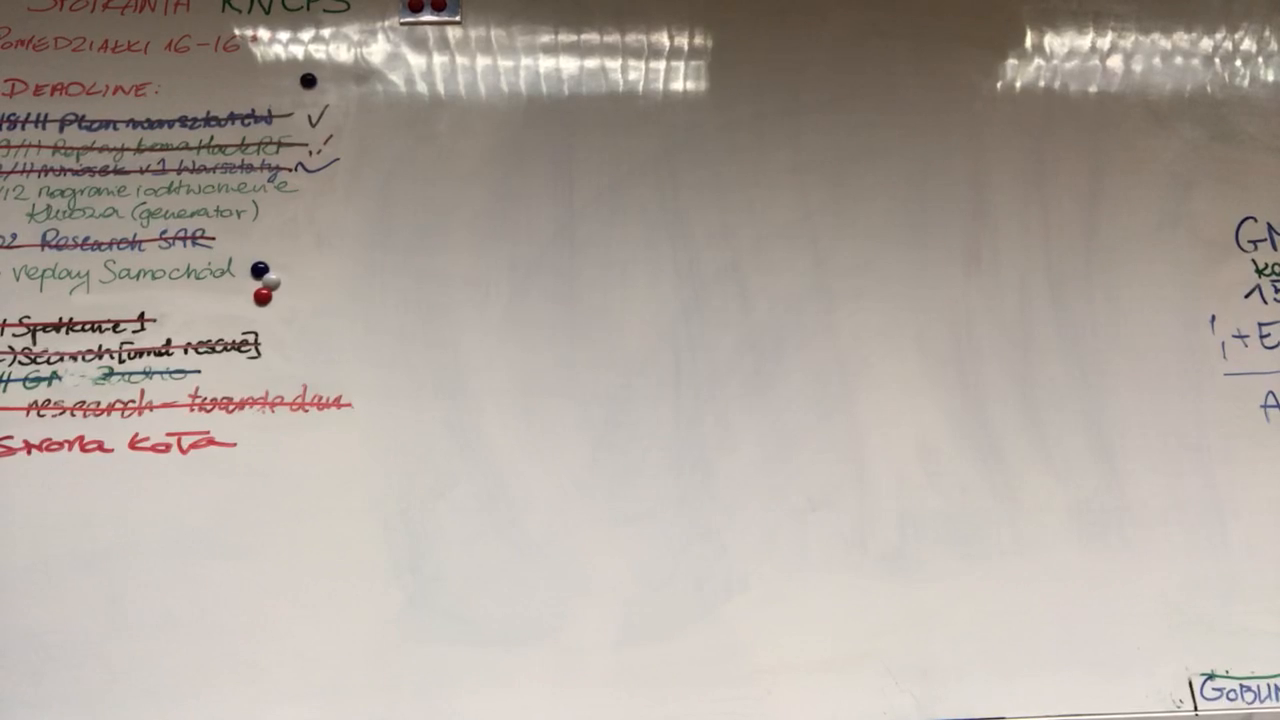
#> input picture frame 9 of ball.MOV, 1280 x 720 px, given in place of kalk.MOV, which was not available
$ python motion_detection.py
#> lines starting #> are read from the running program, lines starting #| are printed output that depends on the picture; after the words box and inside, x2 and y2 are one past the last pixel; in counts of white or black regions, pixels touching at a corner belong together; pictures that were not available may be replaced by others from this repository, and a replacement may not be noted
#> the answer given: 1
import cv2

mog2 = cv2.createBackgroundSubtractorMOG2()
gmg = cv2.bgsegm.createBackgroundSubtractorGMG()
mog = cv2.bgsegm.createBackgroundSubtractorMOG()
cnt = cv2.bgsegm.createBackgroundSubtractorCNT()
gsoc = cv2.bgsegm.createBackgroundSubtractorGSOC()
lsbp = cv2.bgsegm.createBackgroundSubtractorLSBP()
knn = cv2.createBackgroundSubtractorKNN()

def backgroundSubtraction(bg_sub, video, window_name):
#> called with window_name = 'Background Subtractor: MOG2'
    while True:
        # pobieranie klatek
        # ret is a boolean indicating whether the frame was read successfully
        ret, frame = video.read()
#> frame is the input picture: shape (720, 1280, 3); mean B, G, R 159.8, 167.8, 176.7

        if not ret:
            break

        motion_detected = False

        # skala szarości
        gray = cv2.cvtColor(frame, cv2.COLOR_BGR2GRAY)

        # background subtraction
        fgmask = bg_sub.apply(gray)
#> fgmask: shape (720, 1280); every value is 127

        # redukcja szumów i ubytków
        kernel = cv2.getStructuringElement(cv2.MORPH_ELLIPSE, (5, 5))
        fgmask = cv2.erode(fgmask, kernel, iterations=1)
        fgmask = cv2.dilate(fgmask, kernel, iterations=1)

        # detekcja obrazu
        contours, hierarchy = cv2.findContours(fgmask, cv2.RETR_EXTERNAL, cv2.CHAIN_APPROX_SIMPLE)
#> contours = [[[0, 0], [0, 719], [1279, 719], [1279, 0]]]
        for contour in contours:
            if cv2.contourArea(contour) < 100:
                continue

            x, y, w, h = cv2.boundingRect(contour)
            cv2.rectangle(frame, (x, y), (x + w, y + h), (0, 255, 0), 2)

            motion_detected = True
#> this loop made 1 pass
#> (contour, x, y, w, h, motion_detected) on pass 1: ([[0, 0], [0, 719], [1279, 719], [1279, 0]], 0, 0, 1280, 720, True)
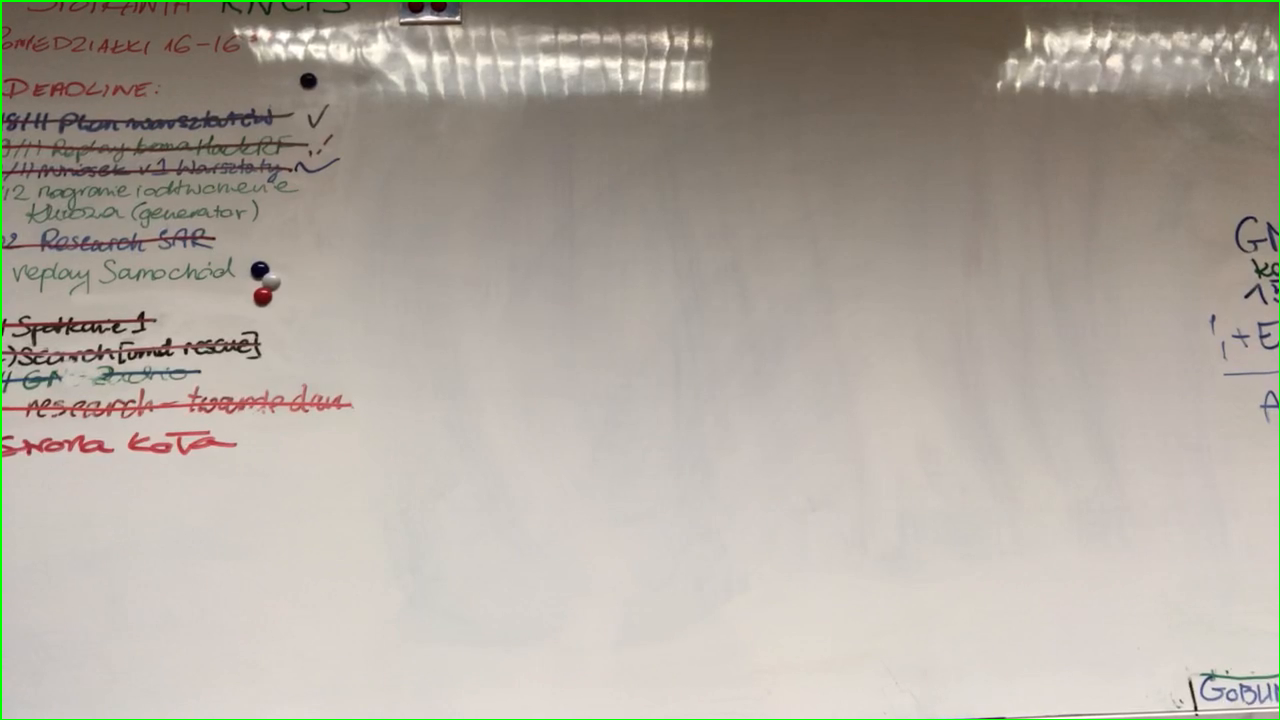
#> frame: shape (720, 1280, 3); 0.65% of pixels changed, all inside (x1, y1, x2, y2) = (0, 0, 1280, 720)

        if motion_detected:
            cv2.putText(frame, "Wykryto Ruch!", (10, 30), cv2.FONT_HERSHEY_SIMPLEX, 1, (128, 0, 128), 2)
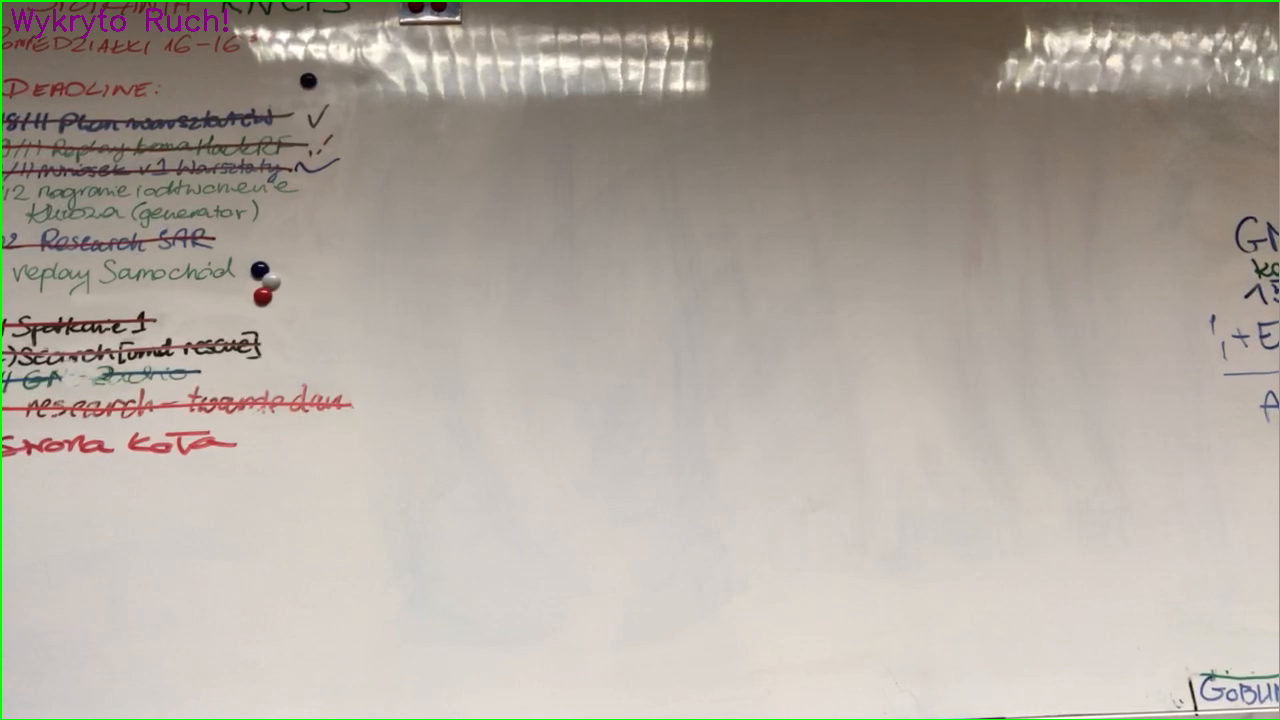
#> frame: shape (720, 1280, 3); 0.17% of pixels changed, all inside (x1, y1, x2, y2) = (11, 8, 228, 39)

        # wyswietlanie klatek
        cv2.imshow(window_name, frame)

        if cv2.waitKey(1) == ord('q'):
#> (key q is pressed here)
            break

# [47 lines left out: function foregroundExtraction, not called in this run]

if __name__ == "__main__":
    print("Dostępne metody wykrywania ruchu z wykorzystaniem: ")
    print("1. background subtractor MOG2")
    print("2. background subtractor GMG")
    print("3. background subtractor MOG")
    print("4. background subtractor CNT")
    print("5. background subtractor GSOC")
    print("6. background subtractor LSBP")
    print("7. background subtractor KNN")
    print("8. foreground extraction")

    selected_method = input("Enter the number corresponding to the desired method: ")

    names = ["kalk.MOV", "ball.MOV", "wave.MOV"]

    if selected_method.isdigit() and 1 <= int(selected_method) <= 8:
        if selected_method == "1":
            for name in names:
                cap = cv2.VideoCapture(name)
                backgroundSubtraction(mog2,cap,"Background Subtractor: MOG2")
                cap.release()
                cv2.destroyAllWindows()
        if selected_method == "2":
            for name in names:
                cap = cv2.VideoCapture(name)
                backgroundSubtraction(gmg,cap,"Background Subtractor: GMG")
                cap.release()
                cv2.destroyAllWindows()
        if selected_method == "3":
            for name in names:
                cap = cv2.VideoCapture(name)
                backgroundSubtraction(mog,cap,"Background Subtractor: MOG")
                cap.release()
                cv2.destroyAllWindows()
        if selected_method == "4":
            for name in names:
                cap = cv2.VideoCapture(name)
                backgroundSubtraction(cnt,cap,"Background Subtractor: CNT")
                cap.release()
                cv2.destroyAllWindows()
        if selected_method == "5":
            for name in names:
                cap = cv2.VideoCapture(name)
                backgroundSubtraction(gsoc,cap,"Background Subtractor: GSOC")
                cap.release()
                cv2.destroyAllWindows()
        if selected_method == "6":
            for name in names:
                cap = cv2.VideoCapture(name)
                backgroundSubtraction(lsbp,cap,"Background Subtractor: LSBP")
                cap.release()
                cv2.destroyAllWindows()
        if selected_method == "7":
            for name in names:
                cap = cv2.VideoCapture(name)
                backgroundSubtraction(knn,cap,"Background Subtractor: KNN")
                cap.release()
                cv2.destroyAllWindows()
        if selected_method == "8":
            for name in names:
                cap = cv2.VideoCapture(name)
                foregroundExtraction(cap,"Foreground Extraction")
                cap.release()
                cv2.destroyAllWindows()
    else:
        print("Invalid input.")

# xxx

$ run again, starting later in the video
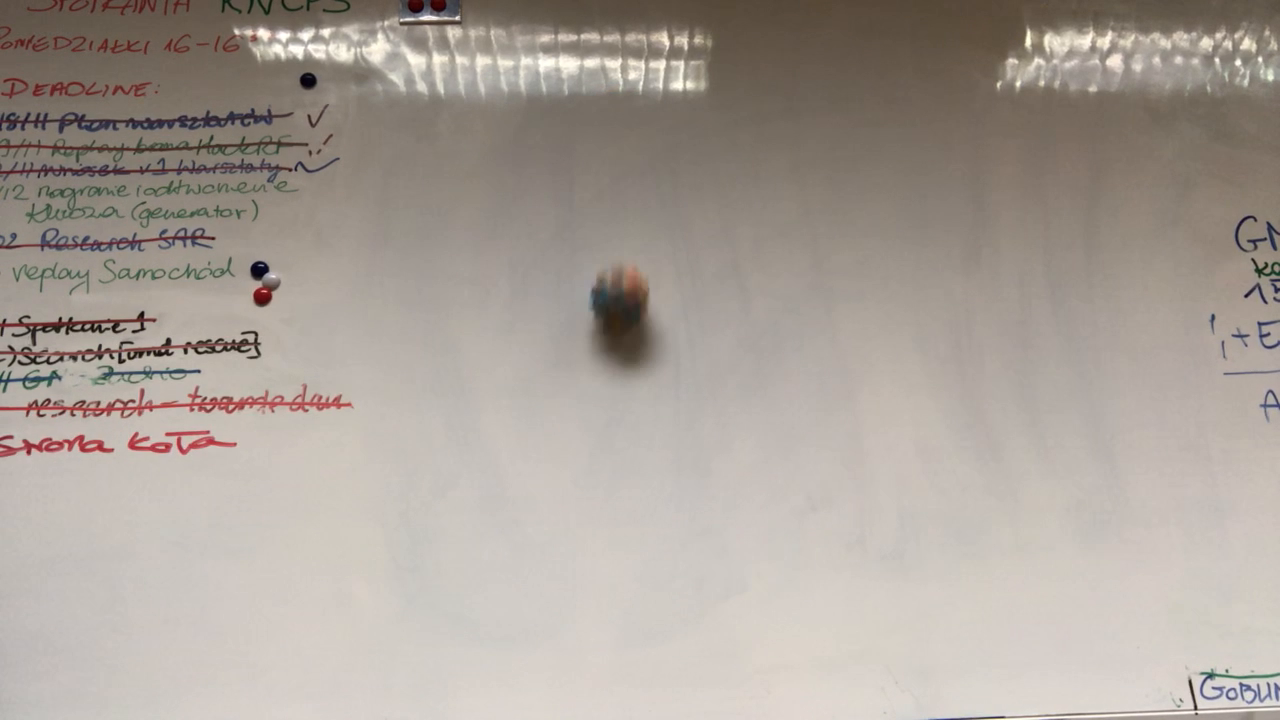
#> input picture frame 43 of ball.MOV, 1280 x 720 px, given in place of kalk.MOV, which was not available
#> in backgroundSubtraction, frame is the input picture: shape (720, 1280, 3); mean B, G, R 153.3, 161.2, 169.9
#> fgmask: shape (720, 1280); every value is 127
#> contours = [[[0, 0], [0, 719], [1279, 719], [1279, 0]]]
#> the loop in backgroundSubtraction, `for contour in contours:` made 1 pass
#> (contour, x, y, w, h, motion_detected) on pass 1: ([[0, 0], [0, 719], [1279, 719], [1279, 0]], 0, 0, 1280, 720, True)
#> after the loop in backgroundSubtraction, `for contour in contours:`:
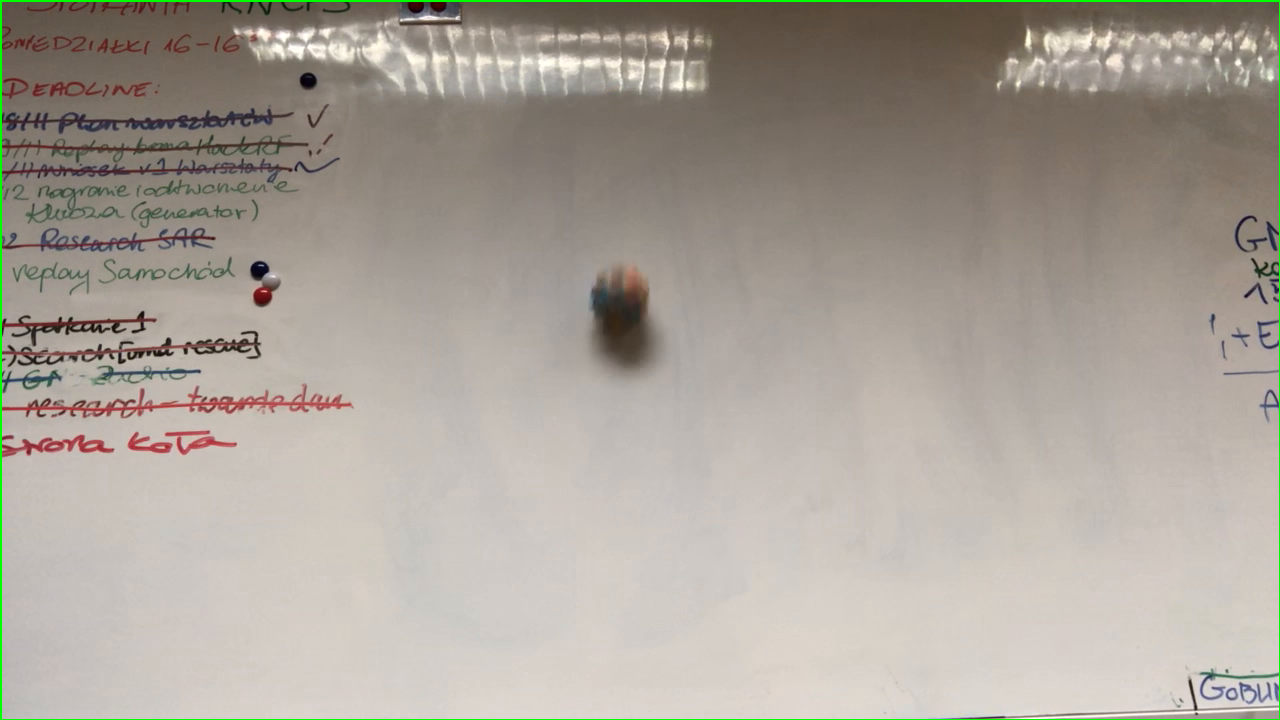
#> frame: shape (720, 1280, 3); 0.65% of pixels changed, all inside (x1, y1, x2, y2) = (0, 0, 1280, 720)
#> in backgroundSubtraction, `cv2.putText(frame, "Wykryto Ruch!", (10, 30), cv2.FONT_HERSHEY_SIMPLEX..`:
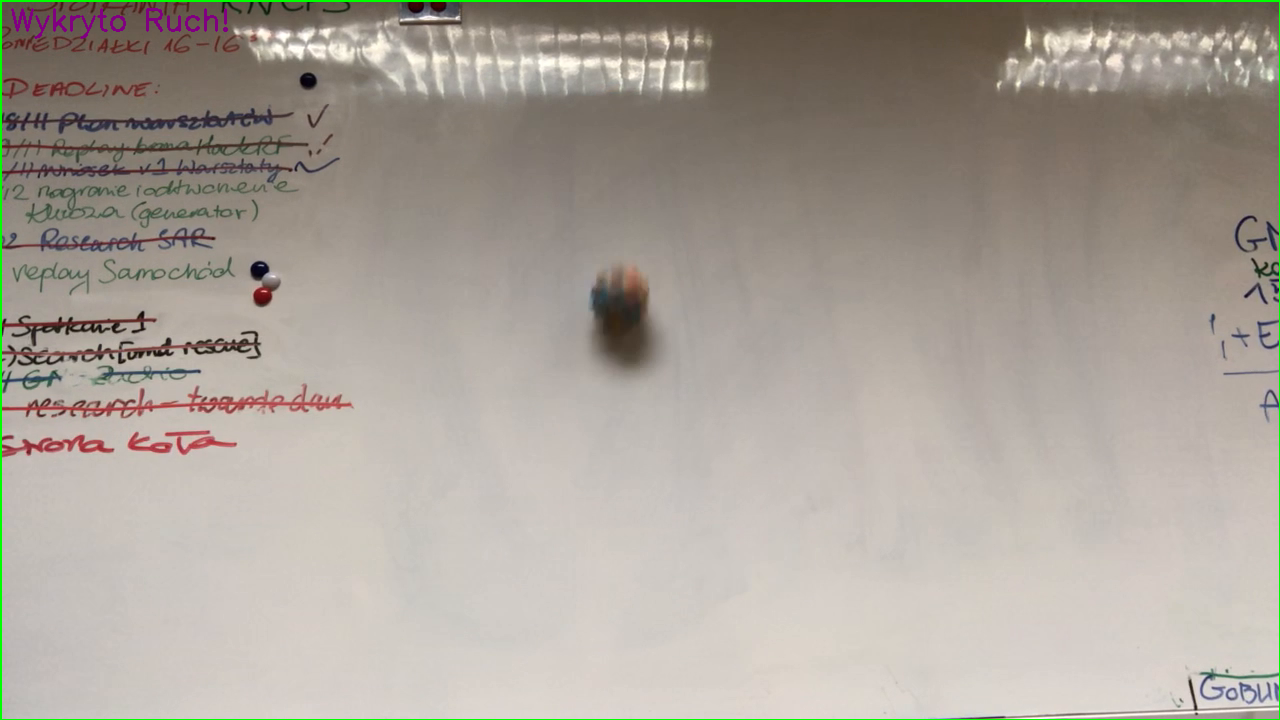
#> frame: shape (720, 1280, 3); 0.17% of pixels changed, all inside (x1, y1, x2, y2) = (11, 8, 228, 39)
